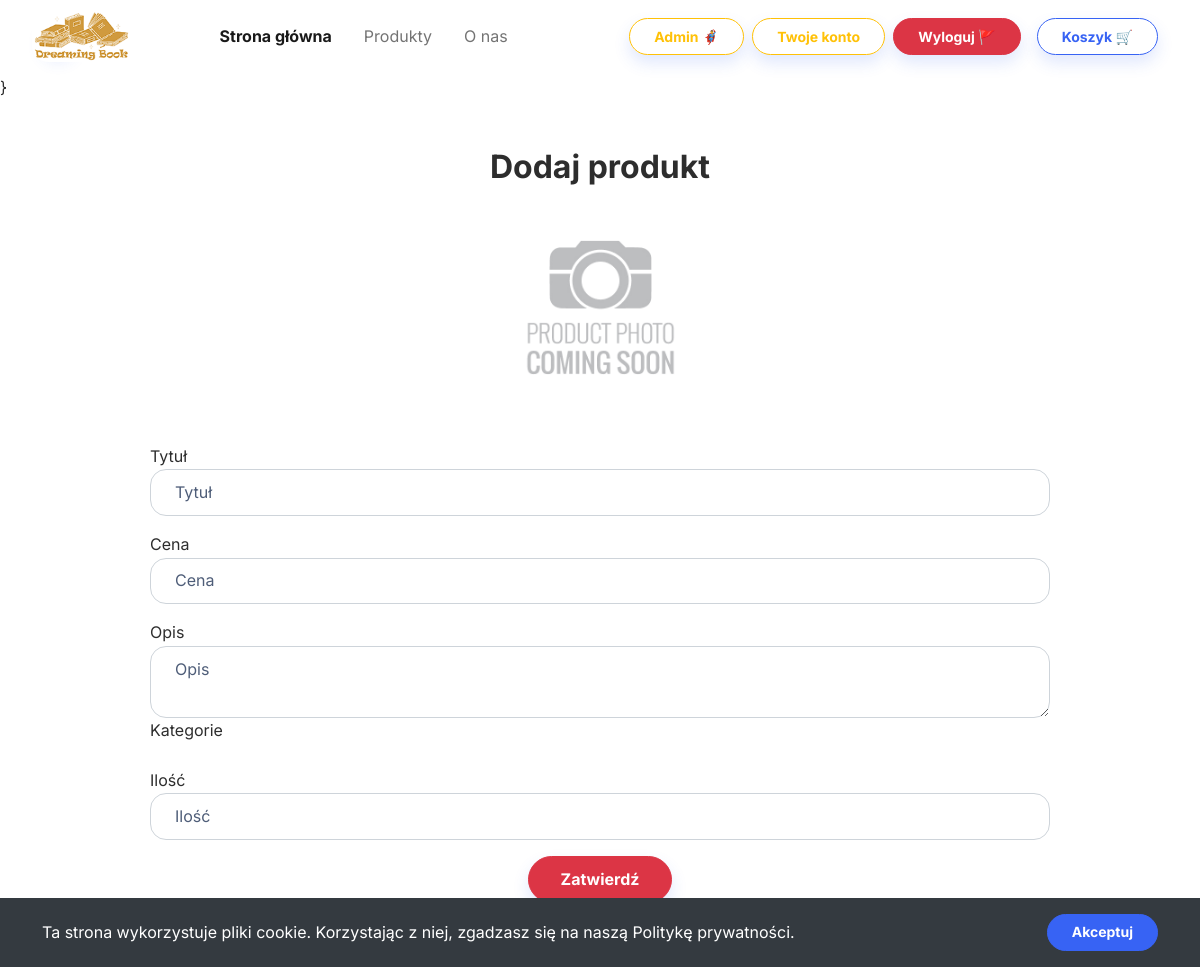
Page /add_product.php (signed in) on the earlier database version.
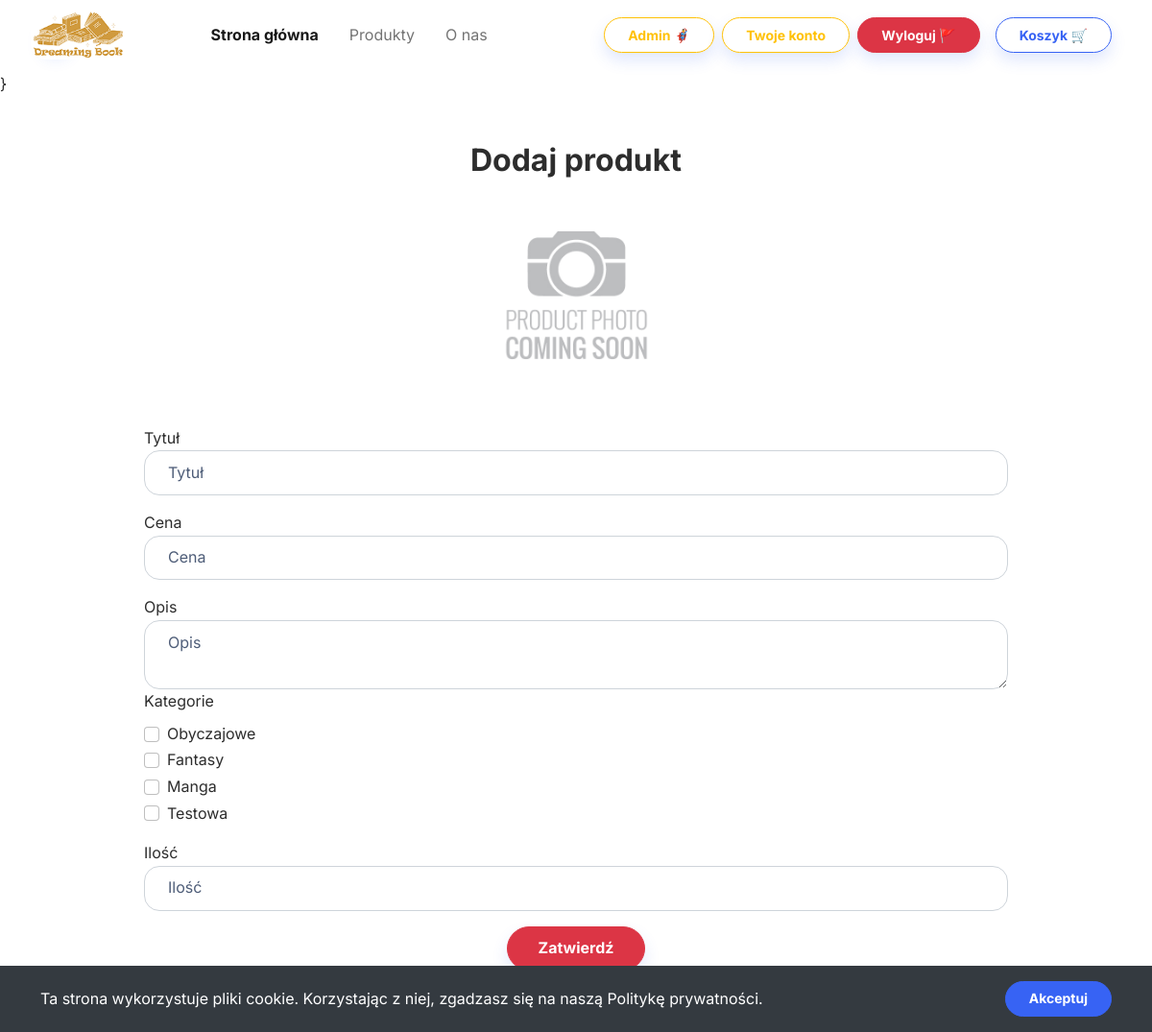
Same page on the later database version.
### tables this page shows
CREATE TABLE `categories` (
  `id` int(11) NOT NULL,
  `name` varchar(255) NOT NULL
);

### add_product.php (the view, shortened to what this page needs)
<!DOCTYPE html>
<html lang="en">
<head>
    <link rel="stylesheet" href="assets/bootstrap/css/bootstrap.min.css">
</head>
<body>
    <?php
    require_once 'navbar.php';
    require_once "database_connect.php";
    ?>
    <section>
        <div class="container py-5">
            <div class="mx-auto" style="max-width: 900px;">
                <h2 class="text-center"><b><label for="title">Dodaj produkt</label></b></h2>
                <div class="col-md-3 mb-4 mx-auto d-flex"><img class="rounded card-img-top mb-5 mb-md-0 " src="assets/img/products/default.png" alt="default image" /></div>
                <form method="post">
                    <div class="mb-3"><label for="title">Tytuł</label><input class="form-control" type="text" id="title" name="name" placeholder="Tytuł" required></div>
                    <div class="mb-3"><label for="price">Cena</label><input class="form-control" type="number" id="price" name="price" min=1 placeholder="Cena" required></div>
                    <label for="description">Opis</label><textarea class="form-control" aria-label="With textarea" id="description" name="description" placeholder="Opis" required></textarea>
                    <div class="mb-3">
                        <label for="category" class="form-label">Kategorie</label>
                        <?php
                        $sql = "SELECT * FROM categories";
                        $result = $connection->query($sql);
                        $categories = array();
                        if ($result->num_rows > 0) {
                            while ($row = $result->fetch_assoc()) {
                                $categories[] = $row;
                            }
                        }
                        foreach ($categories as $category) {
                            echo '<div class="form-check"><input type="checkbox" class="form-check-input" id="c' . $category['id'] . '" name="categories[]" value="' . $category['id'] . '"><label for="c' . $category['id'] . '" requ>' . $category['name'] . '</label></div>';
                        }
                        ?>
                    </div>
                    <div class="mb-3"><label for="quantity">Ilość</label><input class="form-control" type="number" id="quantity" name="quantity" min=1 placeholder="Ilość" required></div>
                    <div class="m-3"><button class="btn btn-danger shadow d-block w-10 mx-auto d-flex" type="submit" name="confirm">Zatwierdź</button></div>
                </form>
            </div>
        </div>
    </section>
</body>
</html>

Differences in the rows shown:
added categories: name "Obyczajowe"
added categories: name "Fantasy"
added categories: name "Manga"
added categories: name "Testowa"
